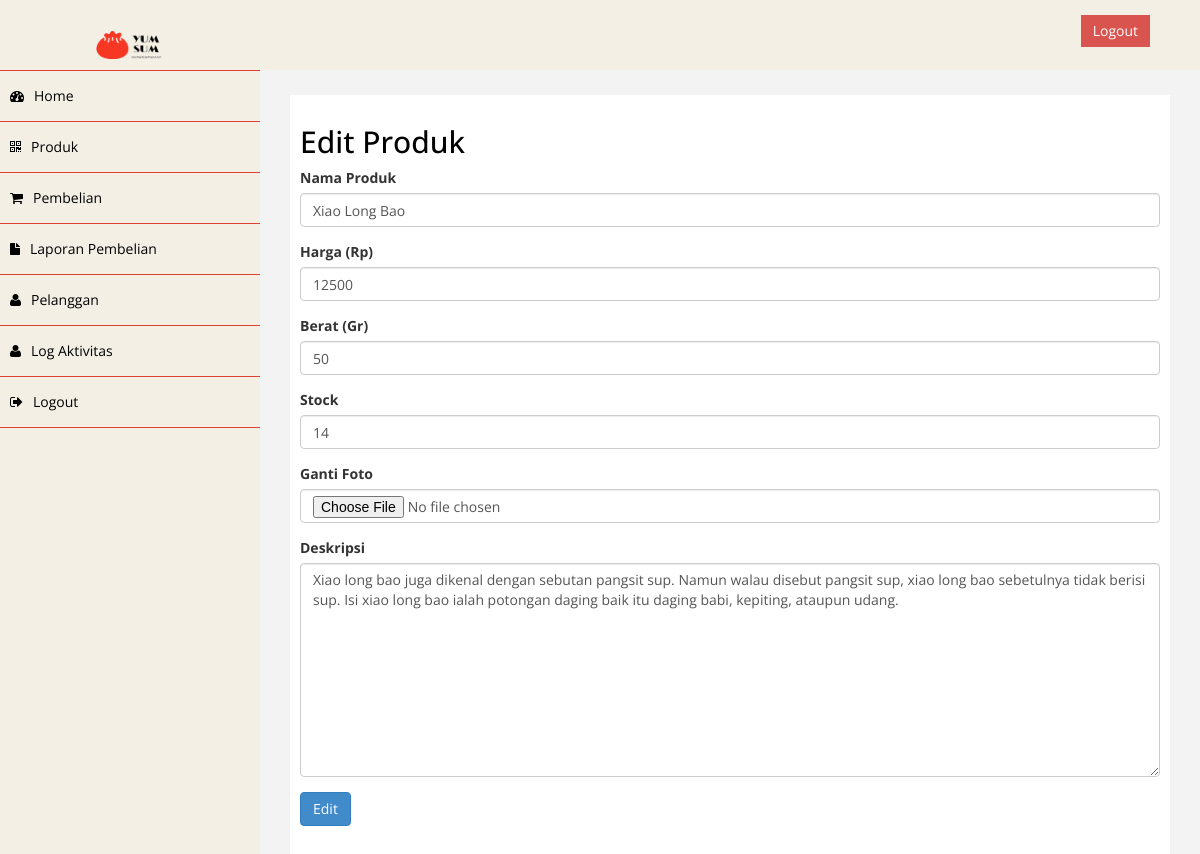
The app's page /admin/index.php?halaman=ubahproduk&id=12 (signed in) with its own data.
### tables this page shows
CREATE TABLE `produk` (
  `id_produk` int(11) NOT NULL,
  `nama_produk` varchar(100) NOT NULL,
  `harga_produk` int(11) NOT NULL,
  `berat_produk` int(11) NOT NULL,
  `foto_produk` varchar(100) NOT NULL,
  `deskripsi_produk` text NOT NULL,
  `stock` int(11) NOT NULL
);

### admin/ubahproduk.php (the view, shortened to what this page needs)
<!DOCTYPE html>
<html>
<head>
</head>
<body>
	<h2>Edit Produk</h2>
<?php
$ambil=$koneksi->query("SELECT * FROM produk WHERE id_produk='$_GET[id]'");
$pecah = $ambil->fetch_assoc();
?>
<form method="post" enctype="multipart/form-data">
	<div class="form-group">
		<label>Nama Produk</label>
		<input type="text" class="form-control" name="nama" value="<?php echo $pecah ['nama_produk'];?>">
	</div>
	<div class="form-group">
		<label>Harga (Rp)</label>
		<input type="number" class="form-control" name="harga" value="<?php echo $pecah ['harga_produk'];?>">
	</div>
	<div class="form-group">
		<label>Berat (Gr)</label>
		<input type="number" class="form-control" name="berat" value="<?php echo $pecah ['berat_produk'];?>">
	</div>
	<div class="form-group">
        <label>Stock</label>
        <input type="number" class="form-control" name="stock" value="<?php echo $pecah['stock']; ?>">
</div>
	<div class="form-group">
        <label>Ganti Foto</label>
        <input type="file" name="foto" class="form-control">
    </div>
	<div class="form-group">
		<label>Deskripsi</label>
		<textarea name="deskripsi" class="form-control" rows="10"><?php echo $pecah ['deskripsi_produk']; ?>
		</textarea>
	</div>
    <a href="ubahproduk.php"><button class="btn btn-primary" name="ubah">Edit</button></a>
</form>
</body>
</html>

### admin/assets/css/custom.css (style rules this page uses)
body { font-family: 'Open Sans', sans-serif; }
h2 { color: rgb(0, 0, 0); }

### records on screen
produk: nama "Xiao Long Bao", harga "12500", berat "50", stock "14", deskripsi "Xiao long bao juga dikenal dengan sebutan pangsit sup. Namun walau disebut pangsit sup, xiao long bao sebetulnya tidak berisi sup. Isi xiao long bao ialah potongan daging baik itu daging babi, kepiting, ataupun udang."
